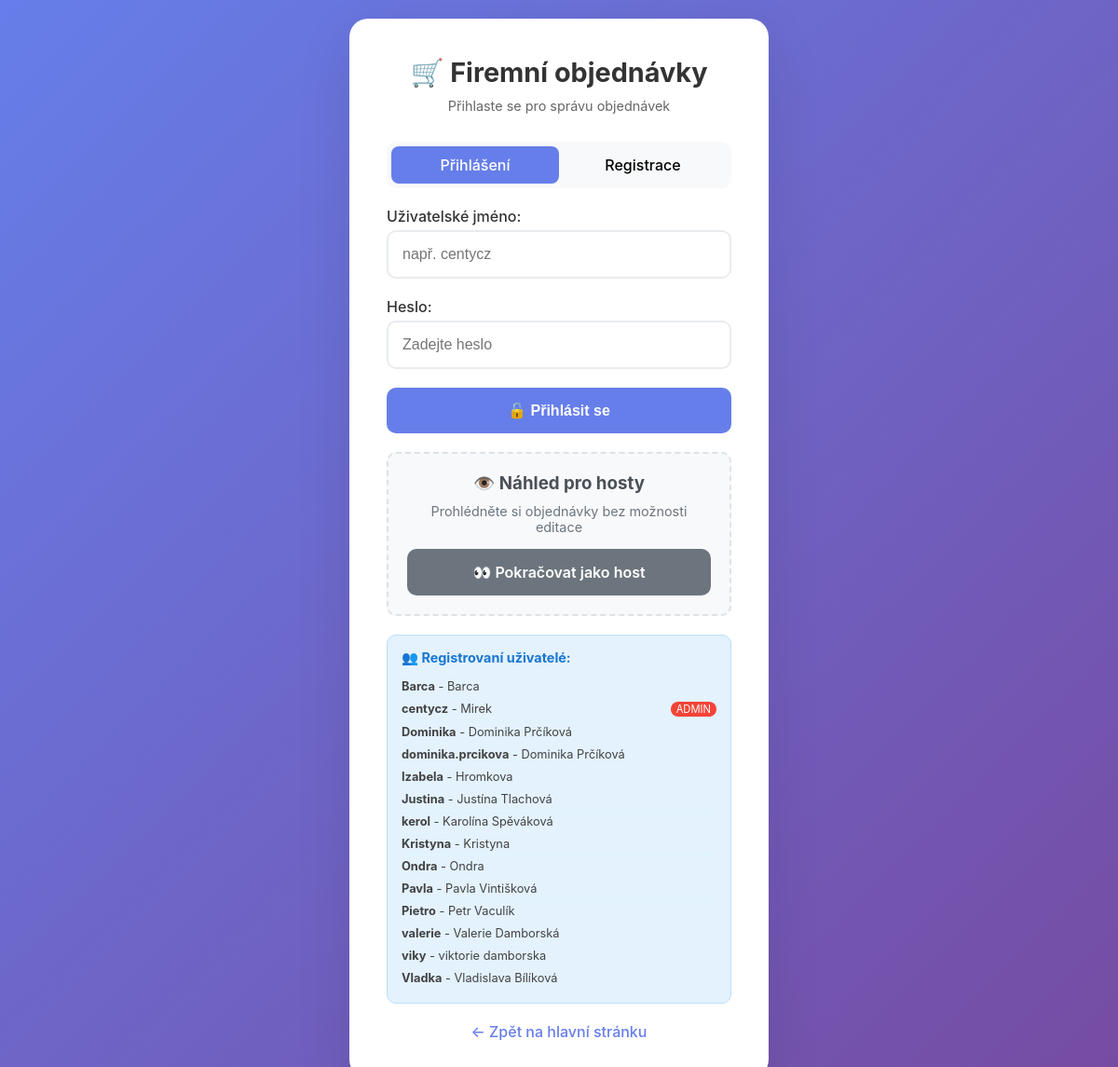
The page /pizza/login.php on the database as committed earlier.
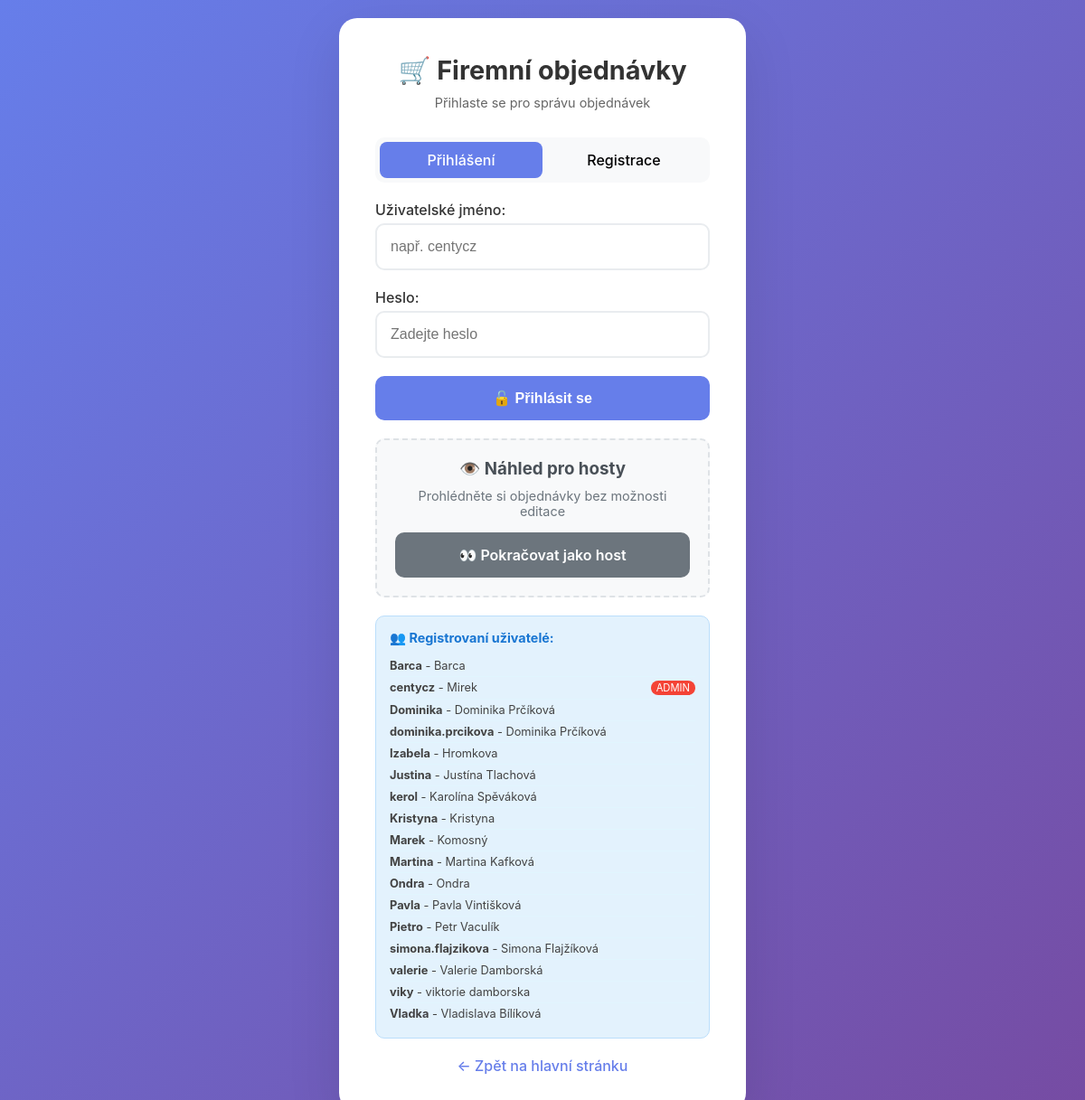
The same page on the database as committed later.
### tables this page shows
CREATE TABLE `order_users` (
  `id` int(11) NOT NULL,
  `username` varchar(50) NOT NULL,
  `password_hash` varchar(255) NOT NULL,
  `full_name` varchar(100) DEFAULT NULL,
  `is_admin` tinyint(1) DEFAULT 0,
  `created_at` timestamp NULL DEFAULT current_timestamp(),
  `user_role` enum('admin','ragazzi','user') DEFAULT 'user',
  `is_active` tinyint(1) DEFAULT 1,
  `email` varchar(255) DEFAULT NULL
);

### pizza/login.php (the view, shortened to what this page needs)
<?php
try {
    $pdo = new PDO('mysql:host=127.0.0.1;dbname=pizza_orders;charset=utf8mb4', 'pizza_user', 'pizza');
    $pdo->setAttribute(PDO::ATTR_ERRMODE, PDO::ERRMODE_EXCEPTION);
    $pdo->setAttribute(PDO::ATTR_DEFAULT_FETCH_MODE, PDO::FETCH_ASSOC);
} catch(PDOException $e) {
    die("Chyba připojení: " . $e->getMessage());
}
try {
    $existing_users = $pdo->query("SELECT username, full_name, is_admin FROM order_users ORDER BY username")->fetchAll();
} catch(PDOException $e) {
    $existing_users = [];
}
?>
<!DOCTYPE html>
<html lang="cs">
<head>
</head>
<body>
    <div class="login-container">
        <div class="login-header">
            <h1>🛒 Firemní objednávky</h1>
            <p>Přihlaste se pro správu objednávek</p>
        </div>
        <div class="form-tabs">
            <div class="form-tab active" onclick="switchTab('login')">Přihlášení</div>
            <div class="form-tab" onclick="switchTab('register')">Registrace</div>
        </div>
        <div id="login-panel" class="form-panel active">
            <form method="POST">
                <div class="form-group">
                    <label>Uživatelské jméno:</label>
                    <input type="text" name="username" required placeholder="např. centycz" value="<?= isset($_POST['username']) ? htmlspecialchars($_POST['username']) : '' ?>">
                </div>
                <div class="form-group">
                    <label>Heslo:</label>
                    <input type="password" name="password" required placeholder="Zadejte heslo">
                </div>
                <button type="submit" class="btn btn-primary">
                    🔓 Přihlásit se
                </button>
            </form>
        <div class="guest-access">
            <h3>👁️ Náhled pro hosty</h3>
            <p>Prohlédněte si objednávky bez možnosti editace</p>
            <a href="orders_system.php?guest=1" class="btn btn-secondary">
                👀 Pokračovat jako host
            </a>
        </div>
        <?php if (!empty($existing_users)): ?>
        <div class="existing-users">
            <h4>👥 Registrovaní uživatelé:</h4>
            <div class="user-list">
                <?php foreach ($existing_users as $user): ?>
                    <div class="user-item">
                        <span><strong><?= htmlspecialchars($user['username']) ?></strong> - <?= htmlspecialchars($user['full_name']) ?></span>
                        <?php if ($user['is_admin']): ?>
                            <span class="admin-badge">ADMIN</span>
                        <?php endif; ?>
                    </div>
                <?php endforeach; ?>
            </div>
        </div>
        <?php endif; ?>
        <div class="back-link">
            <a href="../">← Zpět na hlavní stránku</a>
        </div>
    </div>
</body>
</html>

Rows that differ between the two databases and show on the page:
added order_users: username "Marek", full_name "Komosný"
added order_users: username "Martina", full_name "Martina Kafková"
added order_users: username "simona.flajzikova", full_name "Simona Flajžíková"
